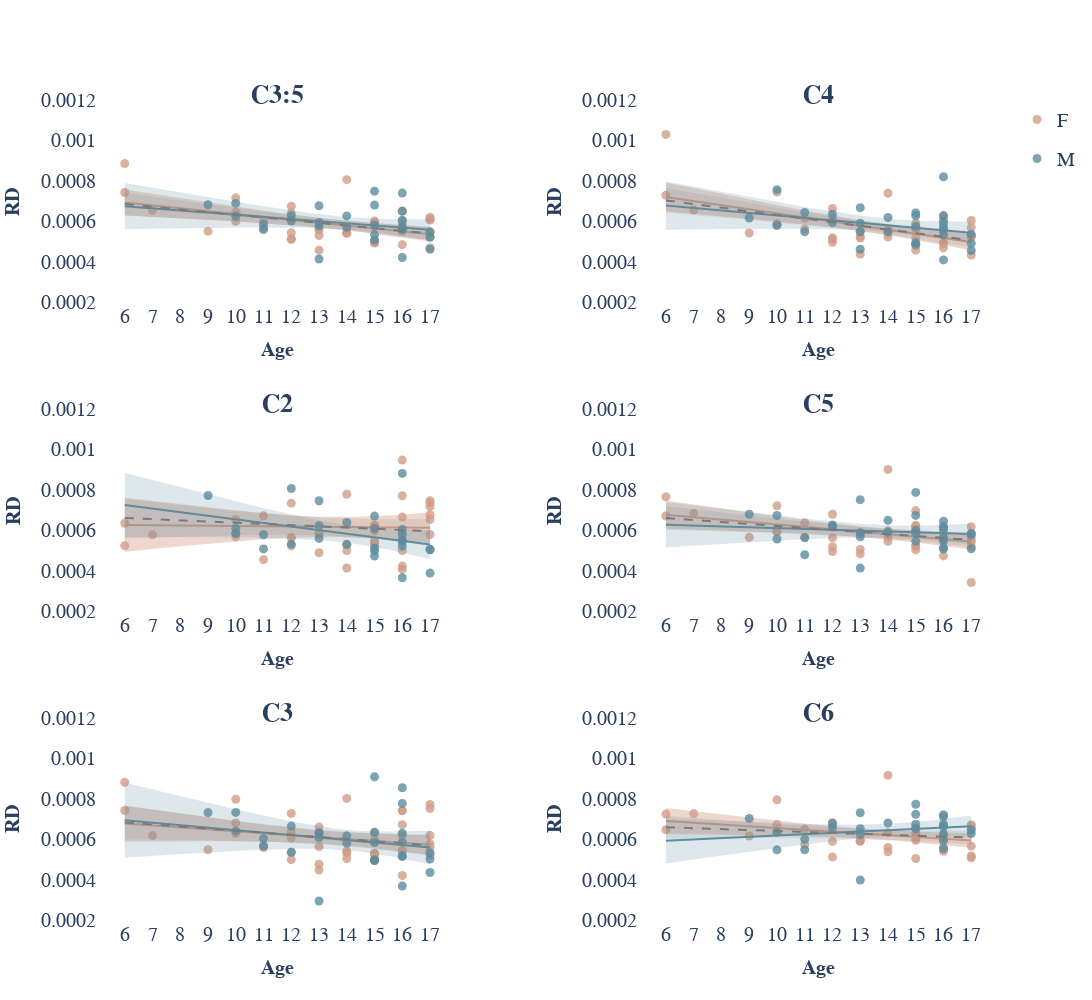

Notebook code for this chart:
### Code cell
plot_dti_per_age(DTI_df['RD'], metric_name='RD')
